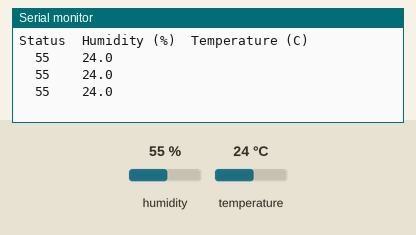
A sketch run on a simulated ESP8266 (NodeMCU). Parts: the last lines printed to the serial monitor. The inputs (shaded band) are chosen by the test bench; at power-on: humidity 55 %, temperature 24 °C.

Above: at 2.8 s.
2.9 s: humidity set to 22 %
At 5.5 s:
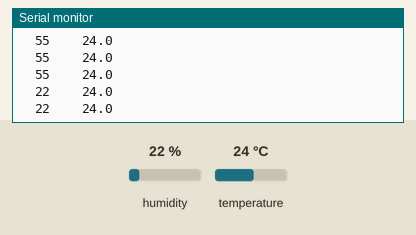
5.6 s: temperature set to 12 °C
At 7.5 s:
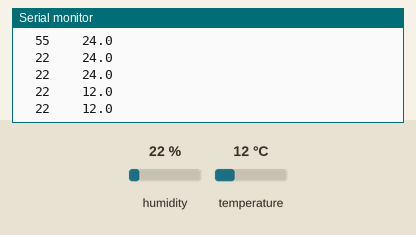
8.3 s: humidity set to 40 %
At 9.9 s:
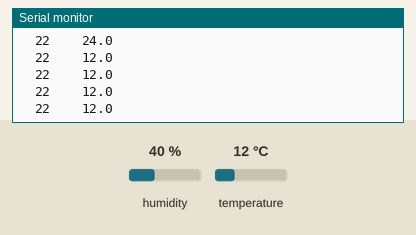
Timing chart, 0 to 11.4 s (numbered marks = the images above; inputs shaded):
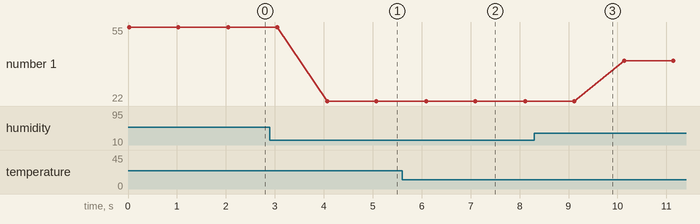

The sketch:

main.ino
```cpp
/*
    ให้นักศึกษาเขียนโปรแกรม เพื่ออ่าน DHT11 จาก ESP8266 ส่งข้อมูลผ่าน RS232 ไปยัง NodeMCU อีกตัว หลังจากนั้น แสดงผลบน LCD
*/

#include "DHT.h"
#include "SoftwareSerial.h"

#define DHTPIN D4
#define DHTTYPE DHT11
#define RX D2
#define TX D3

DHT dht(DHTPIN, DHTTYPE);
SoftwareSerial NodeSerial(RX, TX);

void setup()
{
    pinMode(RX, INPUT);
    pinMode(TX, OUTPUT);
    Serial.begin(115200);
    NodeSerial.begin(57600);
    dht.begin();
    Serial.println("Status\tHumidity (%)\tTemperature (C)");
}

void loop()
{
    int humidity = dht.readHumidity();
    float temperature = dht.readTemperature();
    Serial.print("\t");
    Serial.print(humidity, 1);
    Serial.print("\t\t");
    Serial.print(temperature, 1);
    Serial.print("\t\t");
    Serial.println("");
    NodeSerial.print(humidity);
    NodeSerial.print(" ");
    NodeSerial.print(temperature);
    NodeSerial.print("\n");
    delay(1000);
}
```

Measured:
- after the input at 2.9 s, the serial monitor: prints a new line after 1.2 s (image 1)
- after the input at 5.6 s, the serial monitor: prints a new line after 0.49 s (image 2)
- plotted number 1: 55 → 22 after the input at 2.9 s, 22 → 40 after the input at 8.3 s
